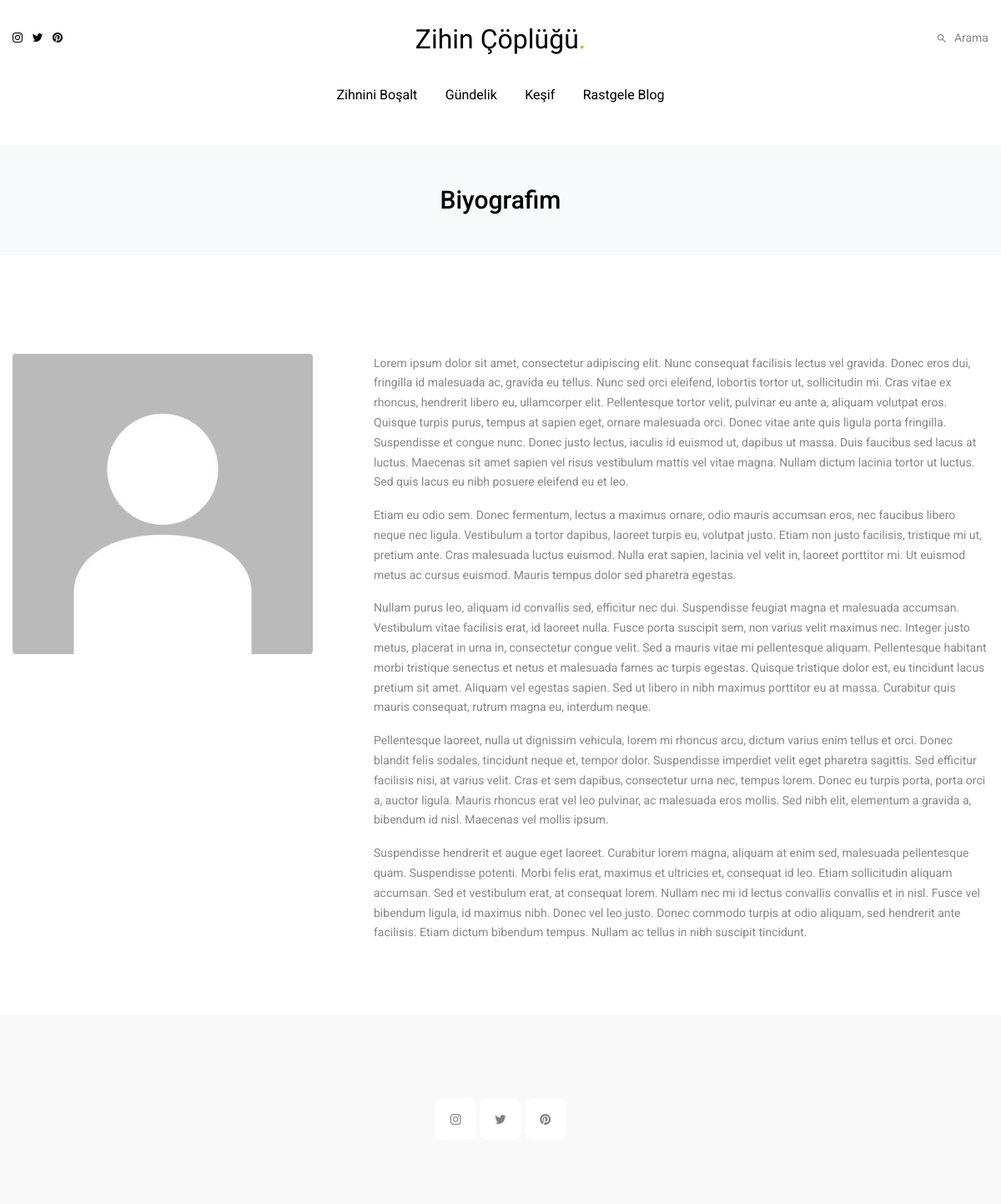
Page /biyografim.php on the committed database.
### tables this page shows
CREATE TABLE `main` (
  `biography` text NOT NULL,
  `biographyname` varchar(30) NOT NULL DEFAULT 'Zeynep Berna YAMAN',
  `biographyimage` varchar(255) NOT NULL,
  `websitename` varchar(30) NOT NULL DEFAULT 'Zihin Çöplüğüm',
  `favicon` varchar(255) NOT NULL,
  `instagramlink` varchar(255) NOT NULL DEFAULT 'https://www.instagram.com',
  `twitterlink` varchar(255) NOT NULL DEFAULT 'https://twitter.com',
  `pinterestlink` varchar(255) NOT NULL DEFAULT 'https://tr.pinterest.com/',
  `questionText` text NOT NULL
);

CREATE TABLE `categories` (
  `cat_id` int(11) NOT NULL,
  `cat_name` varchar(255) NOT NULL
);

### admin/func.php (called while the page is built, shortened)
<?php
function url_slug($str) {
    $turkish_chars = array(
        'ç' => 'c',
        'ğ' => 'g',
        'ı' => 'i',
        'ş' => 's',
        'ö' => 'o',
        'ü' => 'u',
        'Ç' => 'C',
        'Ğ' => 'G',
        'İ' => 'I',
        'Ş' => 'S',
        'Ö' => 'O',
        'Ü' => 'U'
    );
    $str = mb_strtolower(trim($str), 'UTF-8');
    $str = strtr($str, $turkish_chars);
    $str = preg_replace('/[^a-zA-Z0-9]/', ' ', $str);
    $str = trim($str);
    $str = preg_replace('/\s+/', '-', $str);
    return $str;
}
?>

### biyografim.php (the view, shortened to what this page needs)
<?php include "admin/func.php"; ?>
<?php
$sql1 = $config -> prepare("SELECT biography,biographyimage FROM main");
$sql1 -> execute();
$row1 = $sql1 -> get_result();
$post = $row1 -> fetch_assoc();
?>
<!doctype html>
<html lang="en">
<head>
    <link rel="stylesheet" href="css/bootstrap.min.css">
    <link rel="stylesheet" href="fonts/icomoon/style.css">
    <link rel="stylesheet" href="css/jquery.fancybox.min.css">
    <link rel="stylesheet" href="css/aos.css">
    <link rel="stylesheet" href="css/style.css">
</head>
<body>
    <?php include("include/header.php"); ?>
    <div class="site-hero py-5 bg-light mb-5">
        <div class="container">
            <div class="row align-items-center justify-content-between">
                <div class="col-lg-12 text-center">
                    <h1 class="text-black mb-0">Biyografim</h1>
                </div>
            </div>
        </div>
    </div>
    <div class="site-section">
        <div class="container">
            <div class="row">
                <div class="col-lg-4">
                    <img src="admin/pictures/<?=$post["biographyimage"] ?>" alt="image" class="img-fluid rounded">
                </div>
                <div class="col-lg-8 pl-lg-5">
                    <?=$post["biography"] ?>
                </div>
            </div>
        </div>
    </div>
    <?php include("include/footer.php"); ?>
</body>
</html>

### include/header.php (shortened to what this page needs)
<?php
$url = $_SERVER['REQUEST_URI'];
$url_parts = explode("/", $url);
$extension = end($url_parts);
$urlname = $url_parts[2];
?>
<?php
$sql3 = $config -> prepare("SELECT websitename,instagramlink,twitterlink,pinterestlink FROM main");
$sql3 -> execute();
$row3 = $sql3 -> get_result();
$data = $row3 -> fetch_assoc();
?>
<div class="container">
    <nav class="site-nav">
        <div class="row justify-content-between align-items-center">
            <div class="d-none d-lg-block col-lg-3 top-menu">
                <a href="<?= $data["instagramlink"] ?>" class="d-inline-flex align-items-center"><span
                        class="icon-instagram mr-2"></span></a>
                <a href="<?= $data["twitterlink"] ?>" class="d-inline-flex align-items-center"><span
                        class="icon-twitter mr-2"></span></a>
                <a href="<?= $data["pinterestlink"] ?>" class="d-inline-flex align-items-center"><span
                        class="icon-pinterest mr-2"></span></a>
            </div>
            <div class="col-3 col-md-6 col-lg-6 text-lg-center logo">
                <a href="index.php"><?= $data["websitename"] ?><span class="text-primary">.</span> </a>
            </div>
            <div class="col-9 col-md-6 col-lg-3 text-right top-menu">
                <div class="d-inline-flex align-items-center">
                    <div class="search-wrap">
                        <a class="d-inline-flex align-items-center js-search-toggle"><span
                                class="icon-search2 mr-2"></span><span>Arama</span></a>
                    </div>
                </div>
            </div>
        </div>
        <div class="d-none d-lg-block row py-3">
            <div class="col-12 col-sm-12 col-lg-12 site-navigation text-center">
                <ul class="js-clone-nav d-none d-lg-inline-block text-left site-menu" style="padding-left: 0px;">
                    <?php
            $sqlD = $config -> prepare("SELECT c.*, COUNT(b.blog_id) as blog_count
            FROM categories c
            LEFT JOIN blog b ON c.cat_id = b.category AND b.active = 1
            GROUP BY c.cat_id, c.cat_name");
            $sqlD -> execute();
            $queryD = $sqlD -> get_result();
            ?>
                    <li class="<?= ($urlname=="zihninibosalt")? 'active':''; ?>"><a href="zihninibosalt">Zihnini
                            Boşalt</a></li>
                    <?php while ($row = mysqli_fetch_assoc($queryD)) { ?>
                    <?php if ( $row['blog_count'] > 0) { ?>
                    <li class="<?= ($urlname==url_slug($row['cat_name']))? 'active':''; ?>">
                        <a href="<?= url_slug($row['cat_name']) ?>">
                            <?= $row['cat_name'] ?>
                        </a>
                    </li>
                    <?php } ?>
                    <?php } ?>
                    <li><a onclick="getRandomBlog()">Rastgele Blog</a></li>
                </ul>
            </div>
        </div>
    </nav>
</div>

### include/footer.php (shortened to what this page needs)
<div class="site-footer">
    <div class="container">
        <div class="row justify-content-center copyright">
            <div class="col-lg-7 text-center">
                <div class="widget">
                    <ul class="social list-unstyled">
                        <li><a href="<?= $data["instagramlink"] ?>"><span class="icon-instagram"></span></a></li>
                        <li><a href="<?= $data["twitterlink"] ?>"><span class="icon-twitter"></span></a></li>
                        <li><a href="<?= $data["pinterestlink"] ?>"><span class="icon-pinterest"></span></a></li>
                    </ul>
                </div>
            </div>
        </div>
    </div>
</div>

### css/style.css (style rules this page uses)
.site-nav { padding-top: 20px; padding-bottom: 20px; }
.site-nav .site-navigation .site-menu { margin-bottom: 0; }
.site-nav .site-navigation .site-menu > li { display: inline-block; }
.site-nav .site-navigation .site-menu > li > a { font-size: 16px; padding: 10px 15px; color: #000000; display: inline-block; text-decoration: none !important; }
.container { max-width: 1200px; }
html { overflow-x: hidden; }
body { background: #ffffff; line-height: 1.7; color: #878787; font-weight: 400; font-size: 14px; font-family: "Roboto", sans-serif; }
body:before { content: ""; position: fixed; opacity: 0; visibility: hidden; z-index: 2; top: 0; left: 0; right: 0; bottom: 0; background: rgba(0, 0, 0, 0.2); -webkit-transition: .3s all ease; -o-transition: .3s all ease; transition: .3s all ease; }
a { -webkit-transition: .3s all ease; -o-transition: .3s all ease; transition: .3s all ease; color: #000000; }
h1, h2, h3 { color: #000000; }
.text-black { color: #000000 !important; }
.text-primary { color: #a4c639 !important; }
.site-hero { padding: 0 0 7rem 0; position: relative; }
.site-hero h1 { font-size: 30px; }
.site-section { padding: 70px 0; }
.widget ul li { margin-bottom: 10px; line-height: 1.5; }
.widget ul li a { color: rgba(0, 0, 0, 0.5); }
.logo { font-size: 2rem; }
.logo a { color: #000000; }
.site-footer { padding-top: 70px; padding-bottom: 30px; font-size: 15px; background: #f9f9fa; }
.site-footer a { color: #000000; }
.site-footer .widget { margin-bottom: 30px; }
.site-footer .widget .social li { display: inline-block; }
.site-footer .widget .social li a { width: 50px; height: 50px; border-radius: 10px; background: #ffffff; display: inline-block; position: relative; color: gray; }
.site-footer .widget .social li a span { position: absolute; top: 50%; left: 50%; -webkit-transform: translate(-50%, -50%); -ms-transform: translate(-50%, -50%); transform: translate(-50%, -50%); }
.site-footer .copyright { position: relative; padding-top: 30px; }
.site-footer .copyright:before { top: 0; position: absolute; left: 15px; right: 15px; content: ""; height: 1px; }

### rows in the picture
main: websitename "Zihin Çöplüğü", biographyimage (placeholder picture), biography "Lorem ipsum dolor sit amet, consectetur adipiscing elit. Nunc consequat facilisis lectus vel gravida. Donec eros dui, fringilla id malesuada ac, gravida eu tellus. Nunc sed orci eleifend, lobortis tortor ut, sollicitudin mi. Cras vitae ex rhoncus, hendrerit libero eu, ullamcorper elit. Pellentesque tortor velit, pulvinar eu ante a, aliquam volutpat eros. Quisque turpis purus, tempus at sapien eget, ornare malesuada orci. Donec vitae ante quis ligula porta fringilla. Suspendisse et congue nunc. Donec justo lectus, iaculis id euismod ut, dapibus ut massa. Duis faucibus sed lacus at luctus. Maecenas sit amet sapien vel risus vestibulum mattis vel vitae magna. Nullam dictum lacinia tortor ut…"
categories: cat_name "Gündelik"
categories: cat_name "Keşif"
